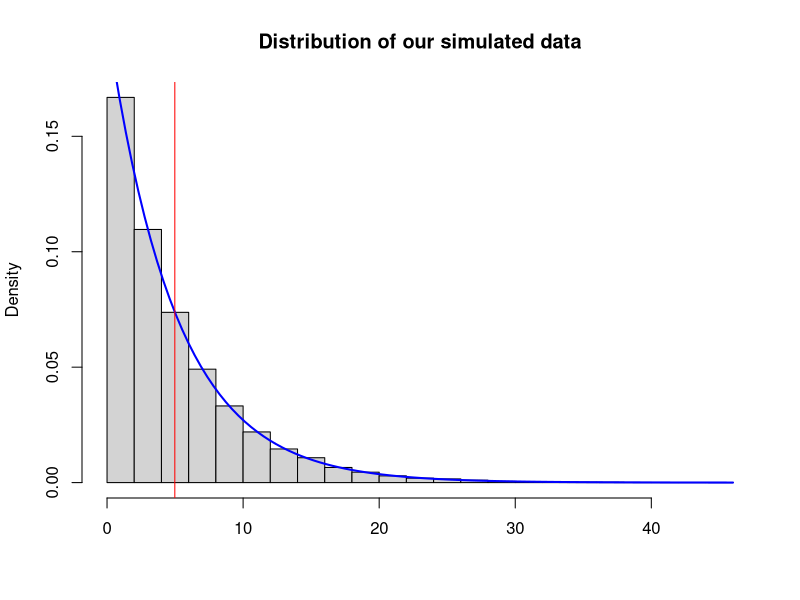
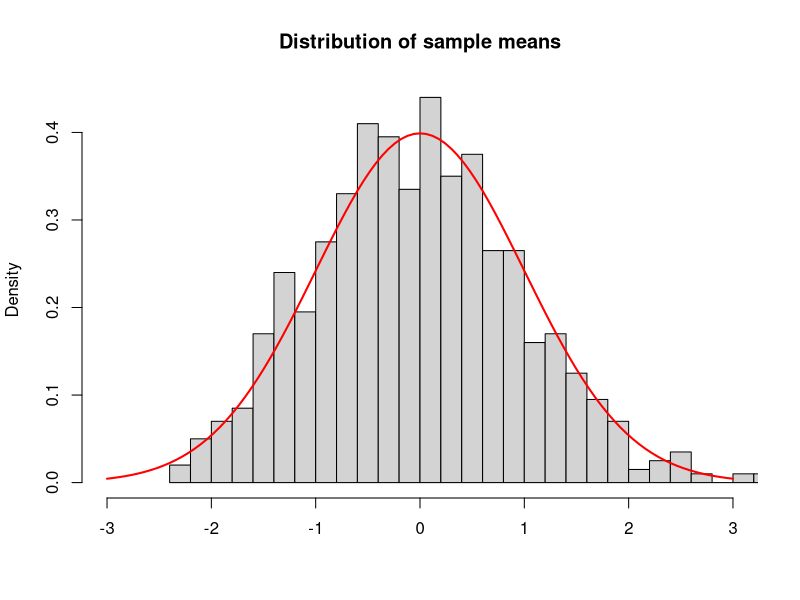

Here is the R script that generated these plots, in order:
## ---- chunk 1
nsim   <- 1000 # Number of simulations
nobs   <- 40   # Number of observations in each sample
lambda <- 0.2  # Rate parameter for the distribution

set.seed(1984) # Let's set a seed for full reproducibility

# Simulate (obtain nobs*nsim observations and arrange them in a matrix)
simdata <- matrix(rexp(n = nobs*nsim, rate = lambda), nsim)
## ---- chunk 2
mean(apply(simdata, 1, mean))
## ---- chunk 3
normalise <- function(x,n) sqrt(n) * (mean(x)-5) / 5
normalised_means <- apply(simdata, 1, normalise, nobs)
mean(normalised_means)
## ---- chunk 4
var(apply(simdata, 1, mean))
## ---- chunk 5
var(normalised_means)
## ---- chunk 6
hist(simdata, xlab = '', main = "Distribution of our simulated data", prob=TRUE)
curve(dexp(x, rate=.2), add=TRUE, col="blue", lwd=2)
abline(v = mean(simdata), col='red', lwd=1)
## ---- chunk 7
hist(normalised_means, prob=TRUE, main="Distribution of sample means", xlab="", xlim = c(-3,3), breaks=30)
curve(dnorm(x), add=TRUE, col="red", lwd=2)
